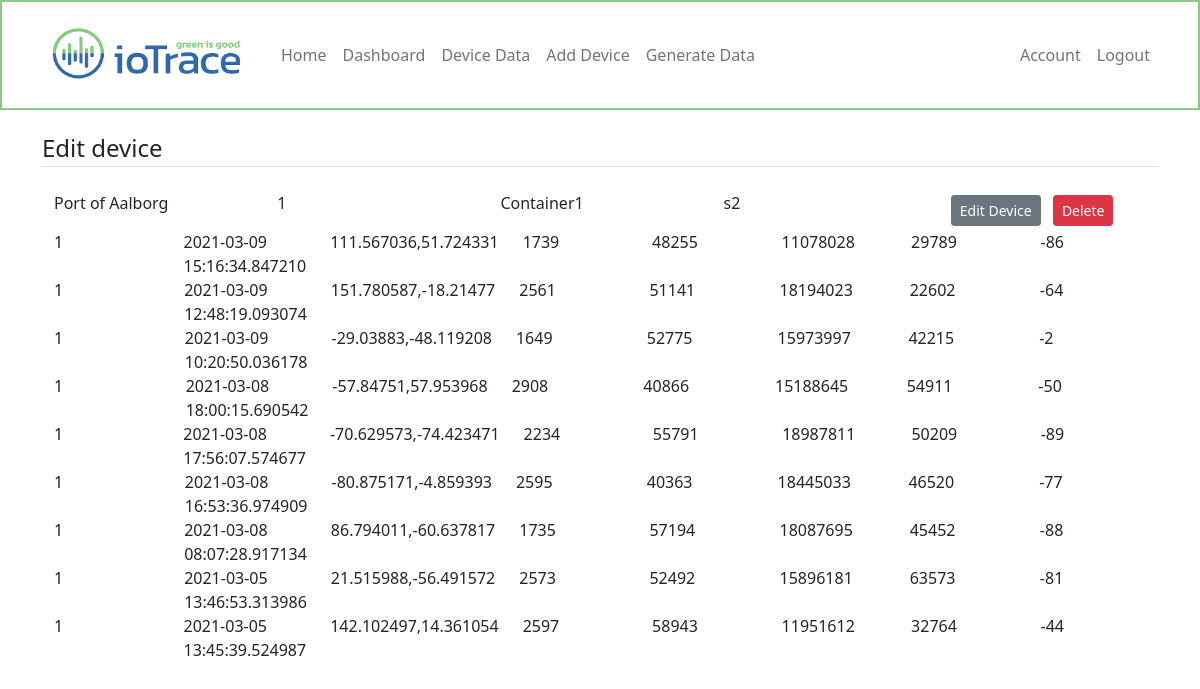
The page /dashboard/device/data/1 (signed in) on the database as committed earlier.
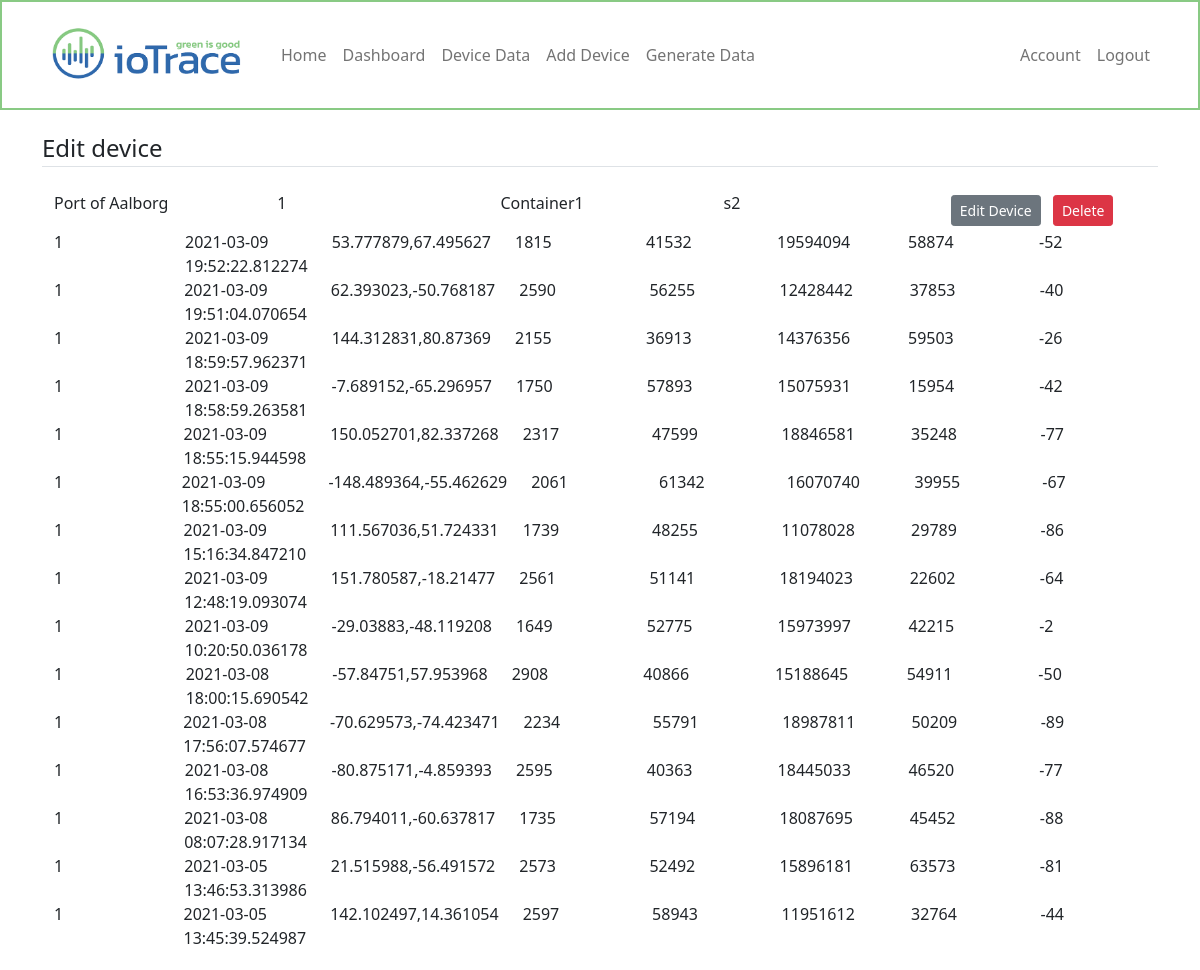
The same page on the database as committed later.
### webapp/models.py (models this page shows, shortened)
class Dummydata(db.Model):
    id = db.Column(db.Integer, primary_key=True)
    timestamp = db.Column(db.DateTime, nullable=False, default=datetime.utcnow)
    pos = db.Column(db.String(100), nullable=False)
    temp = db.Column(db.Integer, nullable=False)
    humid = db.Column(db.Integer, nullable=False)
    hpa = db.Column(db.Integer, nullable=False)
    volt = db.Column(db.Integer, nullable=False)
    lte_rssi = db.Column(db.Integer, nullable=False)
    device_id = db.Column(db.Integer, db.ForeignKey('device.id'), nullable=False)

class Device(db.Model):
    id = db.Column(db.Integer, primary_key=True)
    devicename = db.Column(db.String(100), nullable=False)
    devicetype = db.Column(db.String(100), nullable=False)
    user_id = db.Column(db.Integer, db.ForeignKey('user.id'), nullable=False)
    datadumps = db.relationship('Dummydata', cascade='all, delete-orphan', backref='devicedata', lazy=True)

### webapp/devices/routes.py (the view)
@devices.route('/dashboard/device/data/<int:device_id>')
@login_required
def device(device_id):
    device = Device.query.get_or_404(device_id)
    if device.owner != current_user:
        abort(403)
    data = Dummydata.query.filter_by(device_id=device_id).order_by(Dummydata.timestamp.desc())
    return render_template('device.html', title=device.devicename, device=device, data=data)

### webapp/models.py (called while the page is built)
@login_manager.user_loader
def load_user(user_id):
    return User.query.get(int(user_id))

### webapp/templates/device.html (shortened to what this page needs)
{% extends "layout.html" %}
{% block content %}
<legend class="border-bottom mb-4">Edit device</legend>
<div class="container">
    <div class="row">
        <div class="col">
            {{device.owner.username}}
        </div>
        <div class="col">
            {{device.id}}
        </div>
        <div class="col">
            {{device.devicename}}
        </div>
        <div class="col">
            {{device.devicetype}}
        </div>
        <div class="col">
            <a class="btn btn-secondary btn-sm m-1" href="{{ url_for('devices.update_device', device_id=device.id) }}">Edit Device</a>
            <button type="button" class="btn btn-danger btn-sm m-1" data-bs-toggle="modal" data-bs-target="#deleteModal">Delete</button>
        </div>
    </div>
    {% for item in data %}
    <div class="row">
        <div class="col">
            {{item.devicedata.id}}
        </div>
        <div class="col">
            {{item.timestamp}}
        </div>
        <div class="col">
            {{item.pos}}
        </div>
        <div class="col">
            {{item.temp}}
        </div>
        <div class="col">
            {{item.humid}}
        </div>
        <div class="col">
            {{item.hpa}}
        </div>
        <div class="col">
            {{item.volt}}
        </div>
        <div class="col">
            {{item.lte_rssi}}
        </div>
    </div>
    {% endfor %}
</div>
{% endblock content %}

Rows that differ between the two databases and show on the page:
added Dummydata: devicedata.id "1", timestamp "2021-03-09 19:52:22.812274", pos "53.777879,67.495627", temp "1815", humid "41532", hpa "19594094", volt "58874", lte_rssi "-52"
added Dummydata: devicedata.id "1", timestamp "2021-03-09 19:51:04.070654", pos "62.393023,-50.768187", temp "2590", humid "56255", hpa "12428442", volt "37853", lte_rssi "-40"
added Dummydata: devicedata.id "1", timestamp "2021-03-09 18:59:57.962371", pos "144.312831,80.87369", temp "2155", humid "36913", hpa "14376356", volt "59503", lte_rssi "-26"
added Dummydata: devicedata.id "1", timestamp "2021-03-09 18:58:59.263581", pos "-7.689152,-65.296957", temp "1750", humid "57893", hpa "15075931", volt "15954", lte_rssi "-42"
added Dummydata: devicedata.id "1", timestamp "2021-03-09 18:55:15.944598", pos "150.052701,82.337268", temp "2317", humid "47599", hpa "18846581", volt "35248", lte_rssi "-77"
added Dummydata: devicedata.id "1", timestamp "2021-03-09 18:55:00.656052", pos "-148.489364,-55.462629", temp "2061", humid "61342", hpa "16070740", volt "39955", lte_rssi "-67"
